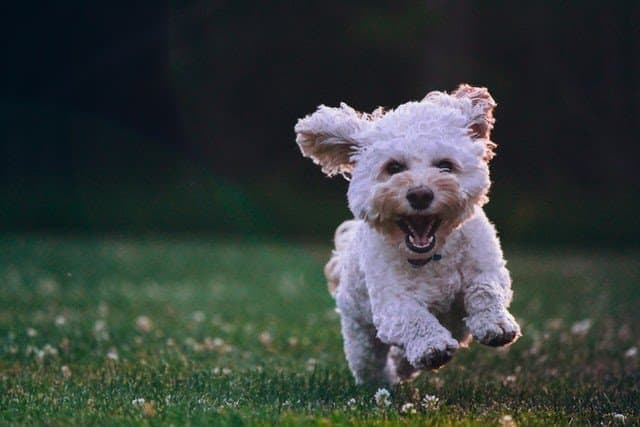
#> input picture Practicas Sistemas Inteligentes/resources/dog.jpg, 640 x 427 px
$ python annotating_images.py
#> lines starting #> are read from the running program, lines starting #| are printed output that depends on the picture
# Import dependencies
import cv2
# Read Images
img = cv2.imread('resources/dog.jpg')
#> img is the input picture: shape (427, 640, 3); mean B, G, R 59.6, 63.1, 55.2
# Display Image
cv2.imshow('Original Image',img)
#cv2.waitKey(0)
# Print error message if image is null
if img is None:
    print('Could not read image')
# Draw line on image
imageLine = img.copy()

#Draw the image from point A to B
pointA = (200,80)
pointB = (450,80)
cv2.line(imageLine, pointA, pointB, (255, 255, 0), thickness=3, lineType=cv2.LINE_AA)

# define the center of circle
circle_center = (415,190)
# define the radius of the circle
radius =100
#  Draw a circle using the circle() Function
cv2.circle(imageLine, circle_center, radius, (0, 0, 255), thickness=3, lineType=cv2.LINE_AA)
# Display the result

circle_center = (215,190)
# define the radius of the circle
radius =100
# draw the filled circle on input image
cv2.circle(imageLine, circle_center, radius, (255, 0, 0), thickness=-1, lineType=cv2.LINE_AA)

start_point =(400,115)
end_point =(575,225)
# draw the rectangle
cv2.rectangle(imageLine, start_point, end_point, (0, 255, 0), thickness= 3, lineType=cv2.LINE_8)

text = 'I am a Happy dog!'
#org: Where you want to put the text
org = (50,350)
# write the text on the input image
cv2.putText(imageLine, text, org, fontFace = cv2.FONT_HERSHEY_COMPLEX, fontScale = 1.5, color = (250,225,100))
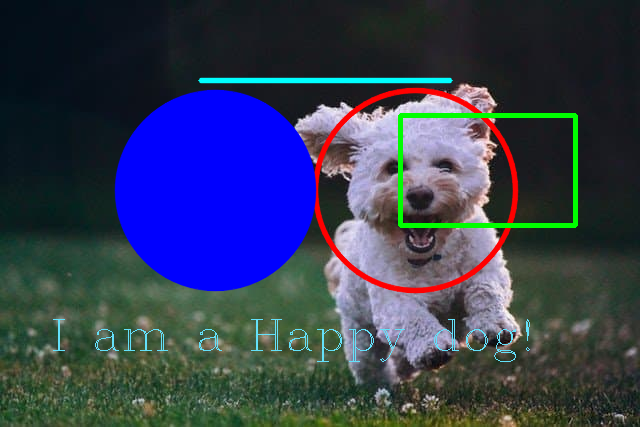
#> imageLine: shape (427, 640, 3); mean B, G, R 84.6, 60.5, 52.5

cv2.imshow('Image Line', imageLine)
cv2.waitKey(0)
